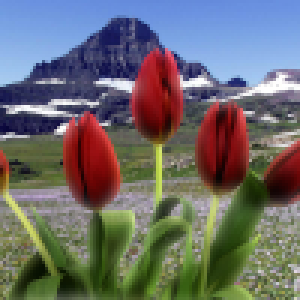
#> input picture image-small.png, 100 x 100 px (shown 3 times larger); its folder holds only this picture in this run
$ python -i color_transform.py   (imports and definitions only)
#> lines starting #> are read from the running program, lines starting #| are printed output that depends on the picture
###### IMPORT ######
import os
import sys

import numpy as np
import pygame
from PIL import Image

###### CONSTANTS ######
IMAGE_DIR = os.path.join(os.path.dirname(os.path.abspath(__file__)), 'images')
IMAGE_EXTS = ('.png', '.jpg', '.jpeg', '.bmp')
THUMB = 256

WIDTH, HEIGHT = 640, 640
TOP_HEIGHT = 320
BG = (30, 30, 34)
FG = (230, 230, 230)
MUTED = (140, 140, 150)
TRACK = (70, 70, 80)

###### COLOR MATH ######
# All functions work on plain ints/floats or on numpy arrays (elementwise),
# so the same code drives both the sliders and the whole-image transform.
def luminance(r, g, b):
    return (r + g + b) / 3

def chroma(r, g, b):
    l = luminance(r, g, b)
    return np.maximum(np.maximum(np.abs(r - l), np.abs(g - l)), np.abs(b - l))

# [13 lines left out: functions transform, applyTransform, not called in this run]

###### IMAGES ######
def listImages():
    return sorted(f for f in os.listdir(IMAGE_DIR) if f.lower().endswith(IMAGE_EXTS))

def loadSquare(path):
#> called with path = 'image-small.png'
    img = Image.open(path).convert('RGB')
    w, h = img.size
#> w = 100; h = 100
    side = min(w, h)
#> side = 100
    left, top = (w - side) // 2, (h - side) // 2
#> left = 0; top = 0
    img = img.crop((left, top, left + side, top + side)).resize((THUMB, THUMB), Image.LANCZOS)
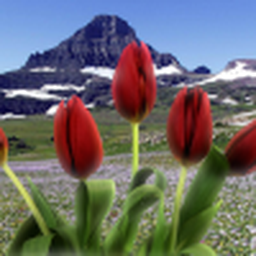
#> img: PIL image 256x256 RGB; mean R, G, B 107.5, 106.5, 106.8
    return np.array(img).astype(np.float32)

# [11 lines left out: functions arrayToSurface, buildSurfaces, not called in this run]

###### UI ######
class Slider:
    # [16 lines left out: functions __init__, handle, not called in this run]

    def setFromX(self, x):
        t = (x - self.rect.x) / self.rect.w
        self.value = int(round(max(0, min(1, t)) * 255))

    # [88 lines left out: functions draw, drawSwatch, main, not called in this run]

# [2 lines not run here, left out]

>>> result = loadSquare('image-small.png')
